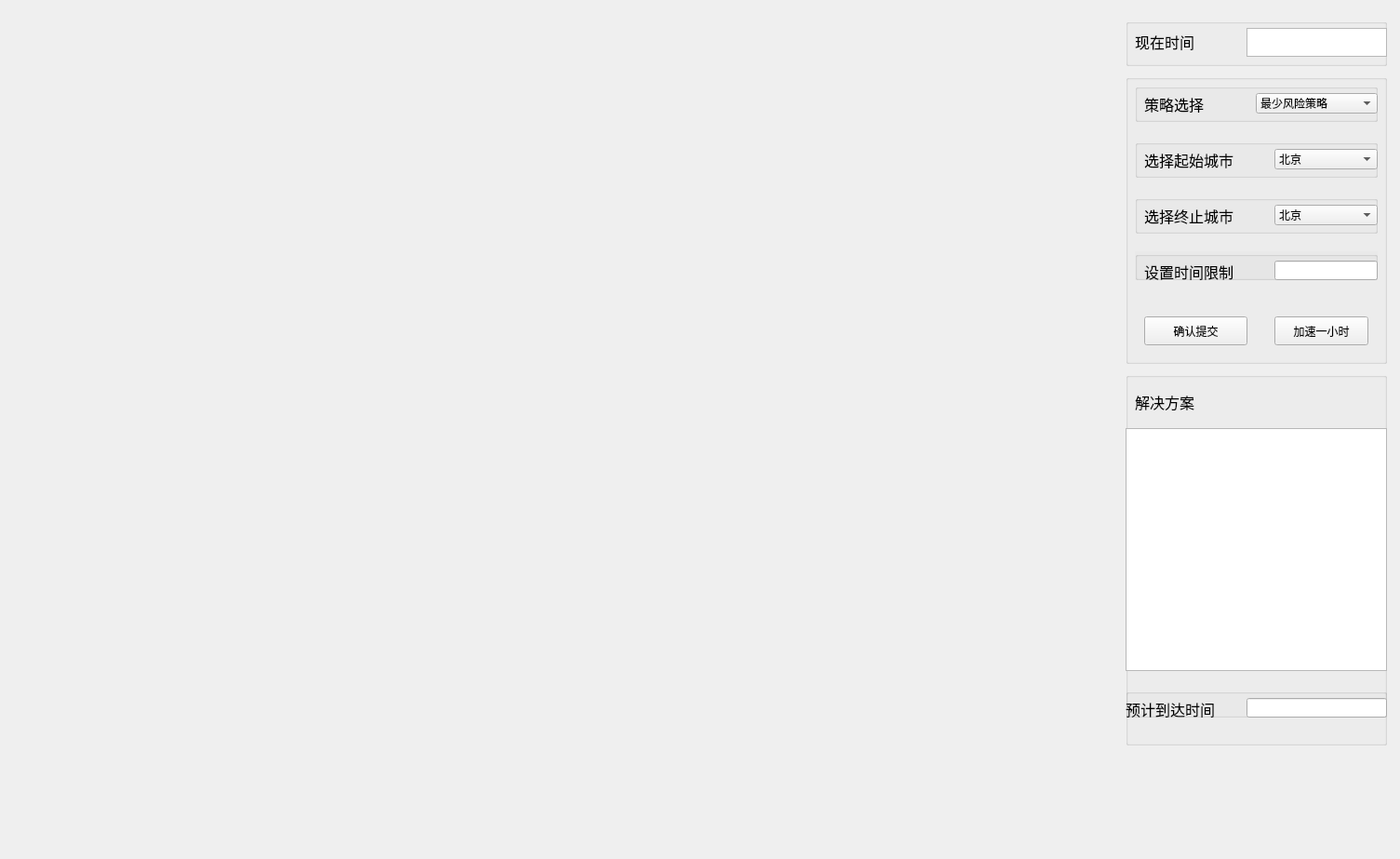
<?xml version="1.0" encoding="UTF-8"?>
<ui version="4.0">
 <class>Widget</class>
 <widget class="QWidget" name="Widget">
  <property name="geometry">
   <rect>
    <x>0</x>
    <y>0</y>
    <width>1505</width>
    <height>923</height>
   </rect>
  </property>
  <property name="windowTitle">
   <string>Widget</string>
  </property>
  <widget class="QGroupBox" name="groupBox_6">
   <property name="geometry">
    <rect>
     <x>1210</x>
     <y>80</y>
     <width>281</width>
     <height>311</height>
    </rect>
   </property>
   <property name="title">
    <string/>
   </property>
   <widget class="QPushButton" name="submit">
    <property name="geometry">
     <rect>
      <x>20</x>
      <y>260</y>
      <width>111</width>
      <height>31</height>
     </rect>
    </property>
    <property name="text">
     <string>确认提交</string>
    </property>
   </widget>
   <widget class="QGroupBox" name="groupBox_2">
    <property name="geometry">
     <rect>
      <x>10</x>
      <y>70</y>
      <width>261</width>
      <height>41</height>
     </rect>
    </property>
    <property name="title">
     <string/>
    </property>
    <widget class="QLabel" name="from">
     <property name="geometry">
      <rect>
       <x>10</x>
       <y>10</y>
       <width>121</width>
       <height>21</height>
      </rect>
     </property>
     <property name="text">
      <string>&lt;html&gt;&lt;head/&gt;&lt;body&gt;&lt;p&gt;&lt;span style=&quot; font-size:12pt;&quot;&gt;选择起始城市&lt;/span&gt;&lt;/p&gt;&lt;/body&gt;&lt;/html&gt;</string>
     </property>
    </widget>
    <widget class="QComboBox" name="selectFrom">
     <property name="geometry">
      <rect>
       <x>150</x>
       <y>10</y>
       <width>111</width>
       <height>22</height>
      </rect>
     </property>
     <item>
      <property name="text">
       <string>北京</string>
      </property>
     </item>
     <item>
      <property name="text">
       <string>上海</string>
      </property>
     </item>
     <item>
      <property name="text">
       <string>广州</string>
      </property>
     </item>
     <item>
      <property name="text">
       <string>南京</string>
      </property>
     </item>
     <item>
      <property name="text">
       <string>厦门</string>
      </property>
     </item>
     <item>
      <property name="text">
       <string>深圳</string>
      </property>
     </item>
     <item>
      <property name="text">
       <string>合肥</string>
      </property>
     </item>
     <item>
      <property name="text">
       <string>济南</string>
      </property>
     </item>
     <item>
      <property name="text">
       <string>郑州</string>
      </property>
     </item>
     <item>
      <property name="text">
       <string>重庆</string>
      </property>
     </item>
    </widget>
   </widget>
   <widget class="QGroupBox" name="groupBox">
    <property name="geometry">
     <rect>
      <x>10</x>
      <y>10</y>
      <width>261</width>
      <height>41</height>
     </rect>
    </property>
    <property name="title">
     <string/>
    </property>
    <widget class="QLabel" name="strategy">
     <property name="geometry">
      <rect>
       <x>10</x>
       <y>10</y>
       <width>121</width>
       <height>21</height>
      </rect>
     </property>
     <property name="text">
      <string>&lt;html&gt;&lt;head/&gt;&lt;body&gt;&lt;p&gt;&lt;span style=&quot; font-size:12pt;&quot;&gt;策略选择&lt;/span&gt;&lt;/p&gt;&lt;/body&gt;&lt;/html&gt;</string>
     </property>
    </widget>
    <widget class="QComboBox" name="selectStrategy">
     <property name="geometry">
      <rect>
       <x>130</x>
       <y>10</y>
       <width>131</width>
       <height>22</height>
      </rect>
     </property>
     <item>
      <property name="text">
       <string>最少风险策略</string>
      </property>
     </item>
     <item>
      <property name="text">
       <string>限时最少风险策略</string>
      </property>
     </item>
    </widget>
   </widget>
   <widget class="QGroupBox" name="groupBox_4">
    <property name="geometry">
     <rect>
      <x>10</x>
      <y>190</y>
      <width>261</width>
      <height>31</height>
     </rect>
    </property>
    <property name="title">
     <string/>
    </property>
    <widget class="QLabel" name="timeLimite">
     <property name="geometry">
      <rect>
       <x>10</x>
       <y>10</y>
       <width>121</width>
       <height>21</height>
      </rect>
     </property>
     <property name="text">
      <string>&lt;html&gt;&lt;head/&gt;&lt;body&gt;&lt;p&gt;&lt;span style=&quot; font-size:12pt;&quot;&gt;设置时间限制&lt;/span&gt;&lt;/p&gt;&lt;/body&gt;&lt;/html&gt;</string>
     </property>
    </widget>
    <widget class="QGroupBox" name="groupBox_5">
     <property name="geometry">
      <rect>
       <x>-20</x>
       <y>-100</y>
       <width>331</width>
       <height>201</height>
      </rect>
     </property>
     <property name="title">
      <string>GroupBox</string>
     </property>
     <widget class="QLineEdit" name="setTimeLimite">
      <property name="geometry">
       <rect>
        <x>170</x>
        <y>110</y>
        <width>111</width>
        <height>21</height>
       </rect>
      </property>
     </widget>
    </widget>
   </widget>
   <widget class="QGroupBox" name="groupBox_3">
    <property name="geometry">
     <rect>
      <x>10</x>
      <y>130</y>
      <width>261</width>
      <height>41</height>
     </rect>
    </property>
    <property name="title">
     <string/>
    </property>
    <widget class="QLabel" name="to">
     <property name="geometry">
      <rect>
       <x>10</x>
       <y>10</y>
       <width>121</width>
       <height>21</height>
      </rect>
     </property>
     <property name="text">
      <string>&lt;html&gt;&lt;head/&gt;&lt;body&gt;&lt;p&gt;&lt;span style=&quot; font-size:12pt;&quot;&gt;选择终止城市&lt;/span&gt;&lt;/p&gt;&lt;/body&gt;&lt;/html&gt;</string>
     </property>
    </widget>
    <widget class="QComboBox" name="selectTo">
     <property name="geometry">
      <rect>
       <x>150</x>
       <y>10</y>
       <width>111</width>
       <height>22</height>
      </rect>
     </property>
     <item>
      <property name="text">
       <string>北京</string>
      </property>
     </item>
     <item>
      <property name="text">
       <string>上海</string>
      </property>
     </item>
     <item>
      <property name="text">
       <string>广州</string>
      </property>
     </item>
     <item>
      <property name="text">
       <string>南京</string>
      </property>
     </item>
     <item>
      <property name="text">
       <string>厦门</string>
      </property>
     </item>
     <item>
      <property name="text">
       <string>深圳</string>
      </property>
     </item>
     <item>
      <property name="text">
       <string>合肥</string>
      </property>
     </item>
     <item>
      <property name="text">
       <string>济南</string>
      </property>
     </item>
     <item>
      <property name="text">
       <string>郑州</string>
      </property>
     </item>
     <item>
      <property name="text">
       <string>重庆</string>
      </property>
     </item>
    </widget>
   </widget>
   <widget class="QPushButton" name="pushButton">
    <property name="geometry">
     <rect>
      <x>160</x>
      <y>260</y>
      <width>101</width>
      <height>31</height>
     </rect>
    </property>
    <property name="text">
     <string>加速一小时</string>
    </property>
   </widget>
  </widget>
  <widget class="QGroupBox" name="groupBox_7">
   <property name="geometry">
    <rect>
     <x>1210</x>
     <y>20</y>
     <width>281</width>
     <height>51</height>
    </rect>
   </property>
   <property name="title">
    <string/>
   </property>
   <widget class="QLabel" name="showTime">
    <property name="geometry">
     <rect>
      <x>10</x>
      <y>10</y>
      <width>121</width>
      <height>31</height>
     </rect>
    </property>
    <property name="text">
     <string>&lt;html&gt;&lt;head/&gt;&lt;body&gt;&lt;p&gt;&lt;span style=&quot; font-size:12pt;&quot;&gt;现在时间&lt;/span&gt;&lt;/p&gt;&lt;/body&gt;&lt;/html&gt;</string>
    </property>
   </widget>
   <widget class="QTextEdit" name="currentTime">
    <property name="geometry">
     <rect>
      <x>130</x>
      <y>10</y>
      <width>151</width>
      <height>31</height>
     </rect>
    </property>
   </widget>
  </widget>
  <widget class="QGroupBox" name="groupBox_8">
   <property name="geometry">
    <rect>
     <x>1210</x>
     <y>400</y>
     <width>281</width>
     <height>401</height>
    </rect>
   </property>
   <property name="title">
    <string/>
   </property>
   <widget class="QLabel" name="solveStrategy">
    <property name="geometry">
     <rect>
      <x>10</x>
      <y>20</y>
      <width>121</width>
      <height>21</height>
     </rect>
    </property>
    <property name="text">
     <string>&lt;html&gt;&lt;head/&gt;&lt;body&gt;&lt;p&gt;&lt;span style=&quot; font-size:12pt;&quot;&gt;解决方案&lt;/span&gt;&lt;/p&gt;&lt;/body&gt;&lt;/html&gt;</string>
    </property>
   </widget>
   <widget class="QTextBrowser" name="solve">
    <property name="geometry">
     <rect>
      <x>0</x>
      <y>60</y>
      <width>281</width>
      <height>261</height>
     </rect>
    </property>
   </widget>
   <widget class="QGroupBox" name="groupBox_10">
    <property name="geometry">
     <rect>
      <x>0</x>
      <y>340</y>
      <width>281</width>
      <height>31</height>
     </rect>
    </property>
    <property name="title">
     <string/>
    </property>
    <widget class="QLabel" name="expectTime">
     <property name="geometry">
      <rect>
       <x>0</x>
       <y>10</y>
       <width>121</width>
       <height>21</height>
      </rect>
     </property>
     <property name="text">
      <string>&lt;html&gt;&lt;head/&gt;&lt;body&gt;&lt;p&gt;&lt;span style=&quot; font-size:12pt;&quot;&gt;预计到达时间&lt;/span&gt;&lt;/p&gt;&lt;/body&gt;&lt;/html&gt;</string>
     </property>
    </widget>
    <widget class="QLineEdit" name="arriveTime">
     <property name="geometry">
      <rect>
       <x>130</x>
       <y>10</y>
       <width>151</width>
       <height>21</height>
      </rect>
     </property>
    </widget>
   </widget>
  </widget>
 </widget>
 <layoutdefault spacing="6" margin="11"/>
 <resources/>
 <connections/>
</ui>
